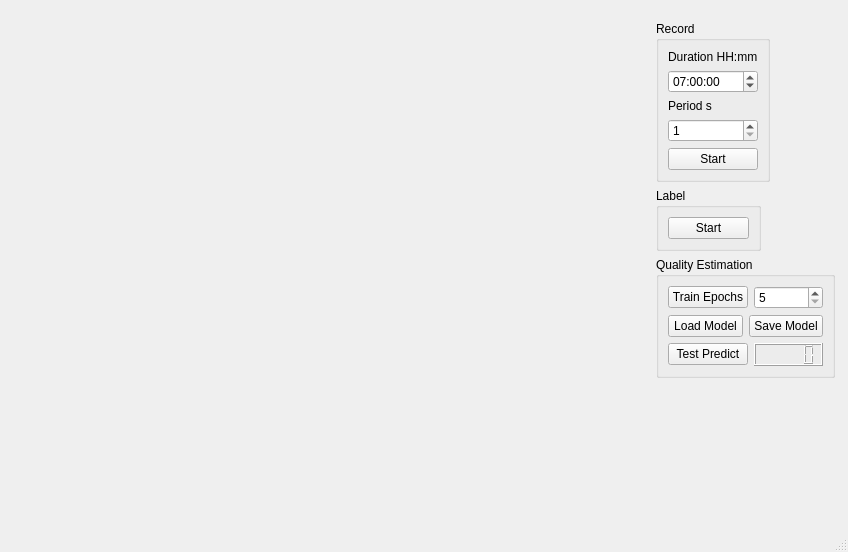
<?xml version="1.0" encoding="UTF-8"?>
<ui version="4.0">
 <class>MainWindowTraining</class>
 <widget class="QMainWindow" name="MainWindowTraining">
  <property name="geometry">
   <rect>
    <x>0</x>
    <y>0</y>
    <width>848</width>
    <height>552</height>
   </rect>
  </property>
  <property name="windowTitle">
   <string>Posture Advisor Training</string>
  </property>
  <widget class="QWidget" name="centralwidget">
   <widget class="QWidget" name="layoutWidget">
    <property name="geometry">
     <rect>
      <x>10</x>
      <y>21</y>
      <width>825</width>
      <height>482</height>
     </rect>
    </property>
    <layout class="QHBoxLayout" name="horizontalLayout">
     <property name="sizeConstraint">
      <enum>QLayout::SetMaximumSize</enum>
     </property>
     <item>
      <widget class="QLabel" name="frame_label">
       <property name="minimumSize">
        <size>
         <width>640</width>
         <height>480</height>
        </size>
       </property>
       <property name="text">
        <string/>
       </property>
      </widget>
     </item>
     <item>
      <layout class="QVBoxLayout" name="verticalLayout_3">
       <property name="sizeConstraint">
        <enum>QLayout::SetNoConstraint</enum>
       </property>
       <item>
        <widget class="QGroupBox" name="groupBox_2">
         <property name="sizePolicy">
          <sizepolicy hsizetype="Fixed" vsizetype="Fixed">
           <horstretch>0</horstretch>
           <verstretch>0</verstretch>
          </sizepolicy>
         </property>
         <property name="minimumSize">
          <size>
           <width>105</width>
           <height>0</height>
          </size>
         </property>
         <property name="title">
          <string>Record</string>
         </property>
         <layout class="QVBoxLayout" name="verticalLayout_4">
          <item>
           <layout class="QVBoxLayout" name="verticalLayout_5">
            <property name="sizeConstraint">
             <enum>QLayout::SetFixedSize</enum>
            </property>
            <item>
             <widget class="QLabel" name="label_3">
              <property name="text">
               <string>Duration HH:mm</string>
              </property>
             </widget>
            </item>
            <item>
             <widget class="QTimeEdit" name="timeEdit">
              <property name="dateTime">
               <datetime>
                <hour>7</hour>
                <minute>0</minute>
                <second>0</second>
                <year>1970</year>
                <month>1</month>
                <day>1</day>
               </datetime>
              </property>
              <property name="date">
               <date>
                <year>1970</year>
                <month>1</month>
                <day>1</day>
               </date>
              </property>
              <property name="timeSpec">
               <enum>Qt::UTC</enum>
              </property>
              <property name="time">
               <time>
                <hour>7</hour>
                <minute>0</minute>
                <second>0</second>
               </time>
              </property>
             </widget>
            </item>
            <item>
             <widget class="QLabel" name="label_4">
              <property name="text">
               <string>Period s</string>
              </property>
             </widget>
            </item>
            <item>
             <widget class="QSpinBox" name="spinBox">
              <property name="minimum">
               <number>1</number>
              </property>
             </widget>
            </item>
            <item>
             <widget class="QPushButton" name="record_button">
              <property name="text">
               <string>Start</string>
              </property>
             </widget>
            </item>
           </layout>
          </item>
         </layout>
        </widget>
       </item>
       <item>
        <widget class="QGroupBox" name="groupBox">
         <property name="sizePolicy">
          <sizepolicy hsizetype="Fixed" vsizetype="Fixed">
           <horstretch>0</horstretch>
           <verstretch>0</verstretch>
          </sizepolicy>
         </property>
         <property name="minimumSize">
          <size>
           <width>105</width>
           <height>0</height>
          </size>
         </property>
         <property name="title">
          <string>Label</string>
         </property>
         <layout class="QVBoxLayout" name="verticalLayout_2">
          <item>
           <layout class="QVBoxLayout" name="verticalLayout">
            <property name="sizeConstraint">
             <enum>QLayout::SetFixedSize</enum>
            </property>
            <item>
             <widget class="QPushButton" name="label_button">
              <property name="text">
               <string>Start</string>
              </property>
             </widget>
            </item>
           </layout>
          </item>
         </layout>
        </widget>
       </item>
       <item>
        <widget class="QGroupBox" name="groupBox_3">
         <property name="sizePolicy">
          <sizepolicy hsizetype="Fixed" vsizetype="Fixed">
           <horstretch>0</horstretch>
           <verstretch>0</verstretch>
          </sizepolicy>
         </property>
         <property name="minimumSize">
          <size>
           <width>105</width>
           <height>0</height>
          </size>
         </property>
         <property name="title">
          <string>Quality Estimation</string>
         </property>
         <layout class="QVBoxLayout" name="verticalLayout_6">
          <item>
           <layout class="QHBoxLayout" name="horizontalLayout_2">
            <item>
             <widget class="QPushButton" name="train_button">
              <property name="text">
               <string>Train Epochs</string>
              </property>
             </widget>
            </item>
            <item>
             <widget class="QSpinBox" name="spinBox_2">
              <property name="minimum">
               <number>5</number>
              </property>
              <property name="maximum">
               <number>150</number>
              </property>
             </widget>
            </item>
           </layout>
          </item>
          <item>
           <layout class="QHBoxLayout" name="horizontalLayout_4">
            <item>
             <widget class="QPushButton" name="load_model_button">
              <property name="text">
               <string>Load Model</string>
              </property>
             </widget>
            </item>
            <item>
             <widget class="QPushButton" name="save_model_button">
              <property name="text">
               <string>Save Model</string>
              </property>
             </widget>
            </item>
           </layout>
          </item>
          <item>
           <layout class="QVBoxLayout" name="verticalLayout_7">
            <property name="sizeConstraint">
             <enum>QLayout::SetFixedSize</enum>
            </property>
            <item>
             <layout class="QHBoxLayout" name="horizontalLayout_3">
              <item>
               <widget class="QPushButton" name="test_button">
                <property name="text">
                 <string>Test Predict</string>
                </property>
               </widget>
              </item>
              <item>
               <widget class="QLCDNumber" name="lcdNumber"/>
              </item>
             </layout>
            </item>
           </layout>
          </item>
         </layout>
        </widget>
       </item>
       <item>
        <layout class="QVBoxLayout" name="verticalLayout_8"/>
       </item>
       <item>
        <spacer name="verticalSpacer">
         <property name="orientation">
          <enum>Qt::Vertical</enum>
         </property>
         <property name="sizeHint" stdset="0">
          <size>
           <width>20</width>
           <height>40</height>
          </size>
         </property>
        </spacer>
       </item>
      </layout>
     </item>
    </layout>
   </widget>
  </widget>
  <widget class="QMenuBar" name="menubar">
   <property name="geometry">
    <rect>
     <x>0</x>
     <y>0</y>
     <width>848</width>
     <height>21</height>
    </rect>
   </property>
  </widget>
  <widget class="QStatusBar" name="statusbar"/>
 </widget>
 <resources/>
 <connections/>
</ui>
